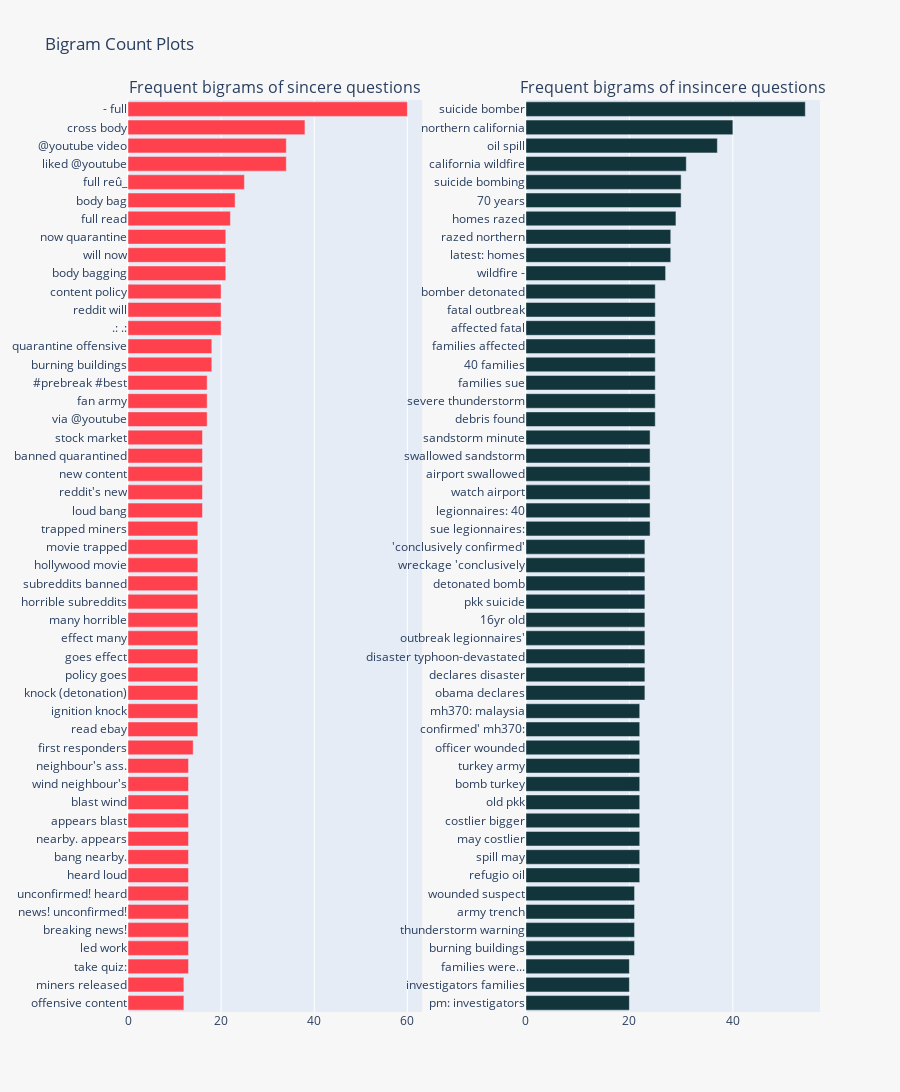

Notebook cell for this chart:
### Markdown cell above
**Bigrams**

### Code cell
freq_dict = defaultdict(int)
for sent in train0_df["text"]:
    for word in generate_ngrams(sent,2):
        freq_dict[word] += 1
fd_sorted = pd.DataFrame(sorted(freq_dict.items(), key=lambda x: x[1])[::-1])
fd_sorted.columns = ["word", "wordcount"]
trace0 = horizontal_bar_chart(fd_sorted.head(50), '#ff414e')


freq_dict = defaultdict(int)
for sent in train1_df["text"]:
    for word in generate_ngrams(sent,2):
        freq_dict[word] += 1
fd_sorted = pd.DataFrame(sorted(freq_dict.items(), key=lambda x: x[1])[::-1])
fd_sorted.columns = ["word", "wordcount"]
trace1 = horizontal_bar_chart(fd_sorted.head(50), '#12343b')

# Creating two subplots
fig = tools.make_subplots(rows=1, cols=2, vertical_spacing=0.04,horizontal_spacing=0.15,
                          subplot_titles=["Frequent bigrams of sincere questions", 
                                          "Frequent bigrams of insincere questions"])
fig.append_trace(trace0, 1, 1)
fig.append_trace(trace1, 1, 2)
fig['layout'].update(height=1200, width=900, paper_bgcolor='#f7f7f7', title="Bigram Count Plots")
py.iplot(fig, filename='word-plots')

### Figure 1 — Plotly figure (JSON) as saved in the notebook; plotly's stock layout.template omitted (floating-point values rounded to 4 significant figures)
{"data": [{"marker": {"color": "#ff414e"}, "orientation": "h", "showlegend": false, "type": "bar", "x": [12, 12, 13, 13, 13, 13, 13, 13, 13, 13, 13, 13, 13, 13, 14, 15, 15, 15, 15, 15, 15, 15, 15, 15, 15, 15, 15, 16, 16, 16, 16, 16, 17, 17, 17, 18, 18, 20, 20, 20, 21, 21, 21, 22, 23, 25, 34, 34, 38, 60], "xaxis": "x", "y": ["offensive content", "miners released", "take quiz:", "led work", "breaking news!", "news! unconfirmed!", "unconfirmed! heard", "heard loud", "bang nearby.", "nearby. appears", "appears blast", "blast wind", "wind neighbour's", "neighbour's ass.", "first responders", "read ebay", "ignition knock", "knock (detonation)", "policy goes", "goes effect", "effect many", "many horrible", "horrible subreddits", "subreddits banned", "hollywood movie", "movie trapped", "trapped miners", "loud bang", "reddit's new", "new content", "banned quarantined", "stock market", "via @youtube", "fan army", "#prebreak #best", "burning buildings", "quarantine offensive", ".: .:", "reddit will", "content policy", "body bagging", "will now", "now quarantine", "full read", "body bag", "full reû_", "liked @youtube", "@youtube video", "cross body", "- full"], "yaxis": "y"}, {"marker": {"color": "#12343b"}, "orientation": "h", "showlegend": false, "type": "bar", "x": [20, 20, 20, 21, 21, 21, 21, 22, 22, 22, 22, 22, 22, 22, 22, 22, 22, 23, 23, 23, 23, 23, 23, 23, 23, 23, 24, 24, 24, 24, 24, 24, 25, 25, 25, 25, 25, 25, 25, 25, 27, 28, 28, 29, 30, 30, 31, 37, 40, 54], "xaxis": "x2", "y": ["pm: investigators", "investigators families", "families were...", "burning buildings", "thunderstorm warning", "army trench", "wounded suspect", "refugio oil", "spill may", "may costlier", "costlier bigger", "old pkk", "bomb turkey", "turkey army", "officer wounded", "confirmed' mh370:", "mh370: malaysia", "obama declares", "declares disaster", "disaster typhoon-devastated", "outbreak legionnaires'", "16yr old", "pkk suicide", "detonated bomb", "wreckage 'conclusively", "'conclusively confirmed'", "sue legionnaires:", "legionnaires: 40", "watch airport", "airport swallowed", "swallowed sandstorm", "sandstorm minute", "debris found", "severe thunderstorm", "families sue", "40 families", "families affected", "affected fatal", "fatal outbreak", "bomber detonated", "wildfire -", "latest: homes", "razed northern", "homes razed", "70 years", "suicide bombing", "california wildfire", "oil spill", "northern california", "suicide bomber"], "yaxis": "y2"}], "layout": {"annotations": [{"font": {"size": 16}, "showarrow": false, "text": "Frequent bigrams of sincere questions", "x": 0.2125, "xanchor": "center", "xref": "paper", "y": 1, "yanchor": "bottom", "yref": "paper"}, {"font": {"size": 16}, "showarrow": false, "text": "Frequent bigrams of insincere questions", "x": 0.7875, "xanchor": "center", "xref": "paper", "y": 1, "yanchor": "bottom", "yref": "paper"}], "height": 1200, "paper_bgcolor": "#f7f7f7", "title": {"text": "Bigram Count Plots"}, "width": 900, "xaxis": {"anchor": "y", "domain": [0, 0.425], "type": "linear", "range": [0, 63.16], "autorange": true}, "xaxis2": {"anchor": "y2", "domain": [0.575, 1], "type": "linear", "range": [0, 56.84], "autorange": true}, "yaxis": {"anchor": "x", "domain": [0, 1], "type": "category", "range": [-0.5, 49.5], "autorange": true}, "yaxis2": {"anchor": "x2", "domain": [0, 1], "type": "category", "range": [-0.5, 49.5], "autorange": true}}}
